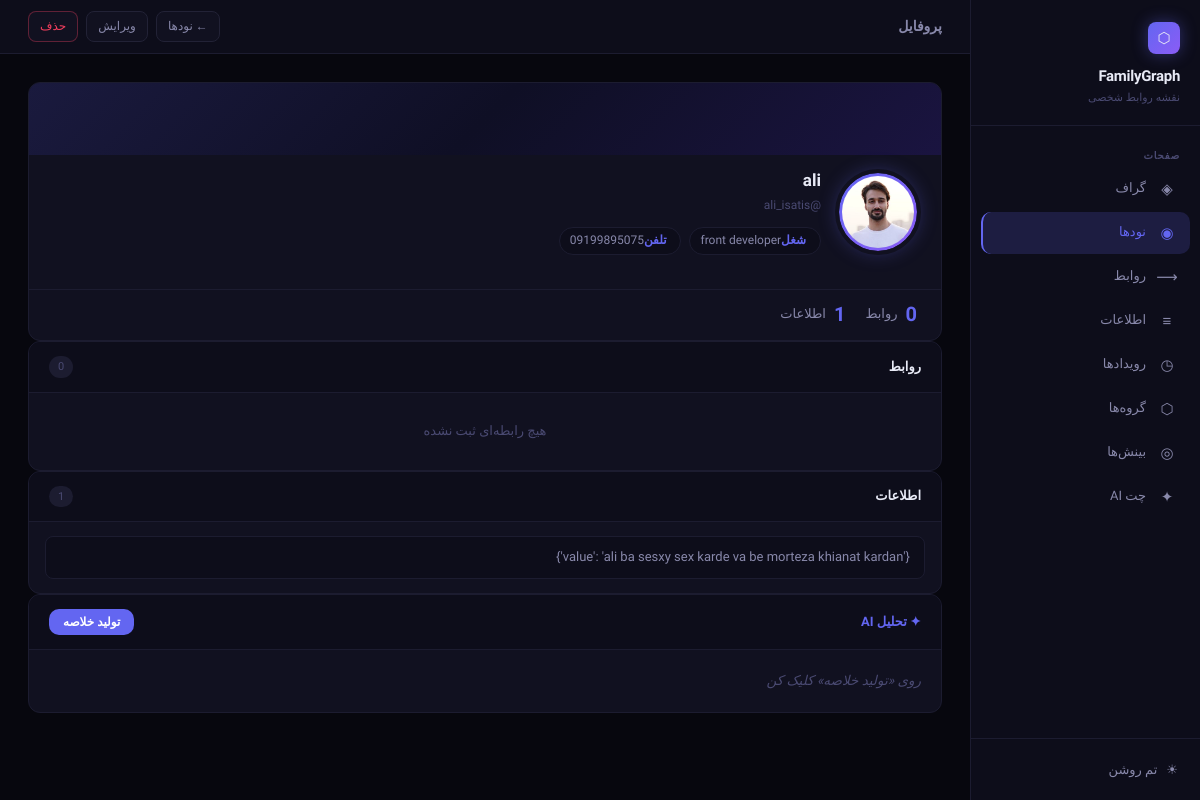
Before: /nodes/6/ with the older database file.
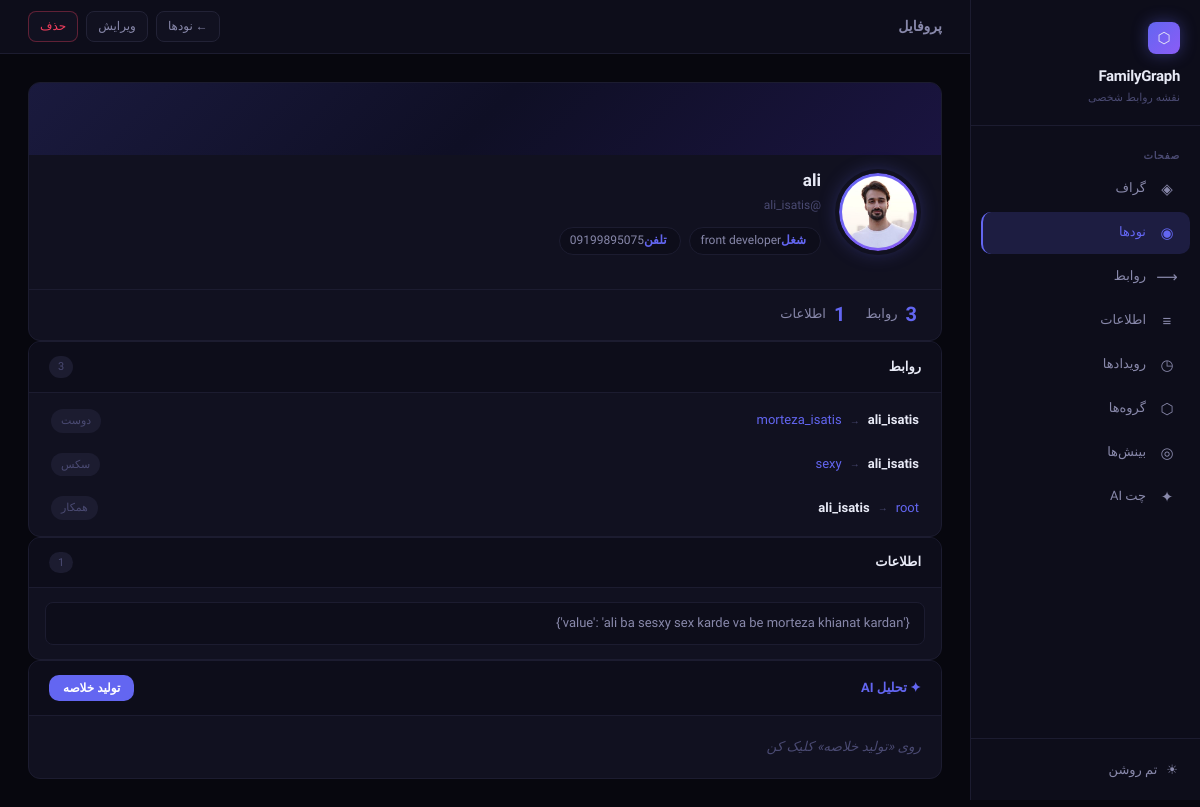
After: the same page with the newer database file.
### main/models.py (models this page shows, shortened)
class Node(models.Model):
    username = models.CharField(max_length=100, unique=True)
    picture = models.ImageField(upload_to="media/", blank=True, null=True)
    name = models.CharField(max_length=200, blank=True)
    birth_day = models.DateField(blank=True, null=True)
    career = models.CharField(max_length=200, blank=True)
    phone_number = models.CharField(max_length=20, blank=True)
    class Meta:
        ordering = ['username']

class Information(models.Model):
    VISIBILITY_CHOICES = [
        ('public', 'Everyone can see'),
        ('shared', 'Someone can see'),
        ('private', 'Nobody'),
    ]
    node = models.ForeignKey(
        Node,
        on_delete=models.PROTECT,
        related_name='informations'
    )
    visibility = models.CharField(
        max_length=10,
        choices=VISIBILITY_CHOICES,
        default='private'
    )
    data = models.JSONField(blank=True, null=True)

class Relationship(models.Model):
    STATUS_CHOICES = [
        ('active',    'فعال'),
        ('distant',   'دور شده'),
        ('inactive',  'غیرفعال'),
    ]
    rel      = models.CharField(max_length=100, blank=True, null=True)
    source   = models.ForeignKey(Node, related_name='as_source', on_delete=models.PROTECT)
    target   = models.ForeignKey(Node, related_name='as_target', on_delete=models.PROTECT)
    strength = models.IntegerField(default=3, choices=[(i, i) for i in range(1, 6)])  # 1-5
    status   = models.CharField(max_length=10, choices=STATUS_CHOICES, default='active')
    met_at   = models.DateField(blank=True, null=True, verbose_name='تاریخ آشنایی')
    class Meta:
        unique_together = ('source', 'target', 'rel')

### main/views.py (the view)
# urls.py: path('nodes/<int:pk>/', views.node_detail, name='node_detail'),
@require_http_methods(["GET"])
def node_detail(request, pk):
    node = get_object_or_404(Node, pk=pk)
    relationships = Relationship.objects.filter(
        Q(source=node) | Q(target=node)
    ).select_related('source', 'target')
    informations = Information.objects.filter(node=node)
    context = {
        'node': node,
        'relationships': relationships,
        'informations': informations,
    }
    return render(request, 'nodes/node_detail.html', context)

### templates/nodes/node_detail.html (shortened to what this page needs)
{% extends "base.html" %}
{% block page_title %}پروفایل{% endblock %}
{% block nav_nodes %}active{% endblock %}
{% block topbar_actions %}
  <a href="{% url 'node_list' %}" class="btn btn-sm">← نودها</a>
  <a href="{% url 'node_update' node.id %}" class="btn btn-sm">ویرایش</a>
  <a href="{% url 'node_delete' node.id %}" class="btn btn-sm btn-danger">حذف</a>
{% endblock %}
{% block content %}
<div class="detail-stack">
  <div class="profile-card">
    <div class="profile-banner"></div>
    <div class="profile-body">
      <div class="avatar-wrap">
        <div class="avatar-ring">
          {% if node.picture %}
            <div class="avatar"><img src="{{ node.picture.url }}" alt="{{ node.username }}"></div>
          {% else %}
            <div class="avatar-ph">{{ node.username|first|upper }}</div>
          {% endif %}
        </div>
      </div>
      <div class="profile-info">
        <div class="profile-name">{{ node.name|default:node.username }}</div>
        <div class="profile-username">@{{ node.username }}</div>
        <div class="profile-meta">
          {% if node.career %}<span class="meta-tag"><strong>شغل</strong>{{ node.career }}</span>{% endif %}
          {% if node.phone_number %}<span class="meta-tag" dir="ltr"><strong>تلفن</strong>{{ node.phone_number }}</span>{% endif %}
        </div>
      </div>
    </div>
    <div class="profile-stats">
      <div class="stat-item">
        <span class="stat-num">{{ relationships|length }}</span>
        <span>روابط</span>
      </div>
      <div class="stat-item">
        <span class="stat-num">{{ informations|length }}</span>
        <span>اطلاعات</span>
      </div>
    </div>
  </div>
  <div class="section-card">
    <div class="section-head">
      <span class="section-head-title">روابط</span>
      <span class="chip">{{ relationships|length }}</span>
    </div>
    {% if relationships %}
      <div class="rel-list">
        {% for r in relationships %}
        <div class="rel-row">
          <div class="rel-nodes">
            {% if r.source == node %}
              <span class="rel-me">{{ r.source.username }}</span>
              <span class="rel-arrow">→</span>
              <a href="{% url 'node_detail' r.target.id %}">{{ r.target.username }}</a>
            {% else %}
              <a href="{% url 'node_detail' r.source.id %}">{{ r.source.username }}</a>
              <span class="rel-arrow">→</span>
              <span class="rel-me">{{ r.target.username }}</span>
            {% endif %}
          </div>
          <span class="rel-badge">{{ r.rel|default:"—" }}</span>
        </div>
        {% endfor %}
      </div>
    {% else %}
      <div class="empty-sec">هیچ رابطه‌ای ثبت نشده</div>
    {% endif %}
  </div>
  <div class="section-card">
    <div class="section-head">
      <span class="section-head-title">اطلاعات</span>
      <span class="chip">{{ informations|length }}</span>
    </div>
    {% if informations %}
      <div class="info-list">
        {% for info in informations %}
          <div class="info-item">{{ info.data }}</div>
        {% endfor %}
      </div>
    {% else %}
      <div class="empty-sec">اطلاعاتی ثبت نشده</div>
    {% endif %}
  </div>
  <div class="ai-summary-card">
    <div class="ai-summary-head">
      <span class="ai-summary-title">✦ تحلیل AI</span>
      <button class="btn-ai" id="aiBtn" onclick="loadSummary()">تولید خلاصه</button>
    </div>
    <div class="ai-summary-body" id="aiBody">
      <span style="color:var(--text-muted);font-style:italic">روی «تولید خلاصه» کلیک کن</span>
    </div>
  </div>
</div>
{% endblock %}

### templates/base.html (shortened to what this page needs)
<!DOCTYPE html>
<html lang="fa" dir="rtl">
<head>
</head>
<body>
<aside class="sidebar">
  <div class="logo">
    <div class="logo-icon">⬡</div>
    <div class="logo-name">FamilyGraph</div>
    <div class="logo-desc">نقشه روابط شخصی</div>
  </div>
  <nav class="nav">
    <div class="nav-label">صفحات</div>
    <a href="/"              class="nav-item {% block nav_home  %}{% endblock %}"><span class="nav-icon">◈</span> گراف</a>
    <a href="/nodes/"        class="nav-item {% block nav_nodes %}{% endblock %}"><span class="nav-icon">◉</span> نودها</a>
    <a href="/relationships/"class="nav-item {% block nav_rels  %}{% endblock %}"><span class="nav-icon">⟶</span> روابط</a>
    <a href="/informations/" class="nav-item {% block nav_info  %}{% endblock %}"><span class="nav-icon">≡</span> اطلاعات</a>
    <a href="/events/"       class="nav-item {% block nav_events %}{% endblock %}"><span class="nav-icon">◷</span> رویدادها</a>
    <a href="/communities/"  class="nav-item {% block nav_communities %}{% endblock %}"><span class="nav-icon">⬡</span> گروه‌ها</a>
    <a href="/insights/"     class="nav-item {% block nav_insights %}{% endblock %}"><span class="nav-icon">◎</span> بینش‌ها</a>
    <a href="/chat/"         class="nav-item {% block nav_chat  %}{% endblock %}"><span class="nav-icon">✦</span> چت AI</a>
  </nav>
  <div class="sidebar-bottom">
    <button class="theme-btn" onclick="toggleTheme()">
      <span id="themeIcon">☀</span>
      <span id="themeLabel">تم روشن</span>
    </button>
  </div>
</aside>
<div class="main-wrap">
  <div class="topbar">
    <span class="page-title">{% block page_title %}{% endblock %}</span>
    <div class="topbar-actions">{% block topbar_actions %}{% endblock %}</div>
  </div>
  <div class="content">{% block content %}{% endblock %}</div>
</div>
</body>
</html>

Changed rows visible on the page:
added Relationship: source.username "ali_isatis", target.username "morteza_isatis", rel "دوست"
added Relationship: source.username "ali_isatis", target.username "sexy", rel "سکس"
added Relationship: source.username "root", target.username "ali_isatis", rel "همکار"
Other visible differences:
{{ relationships|length }}: "0" → "3"
text no longer shown: "هیچ رابطه‌ای ثبت نشده"
